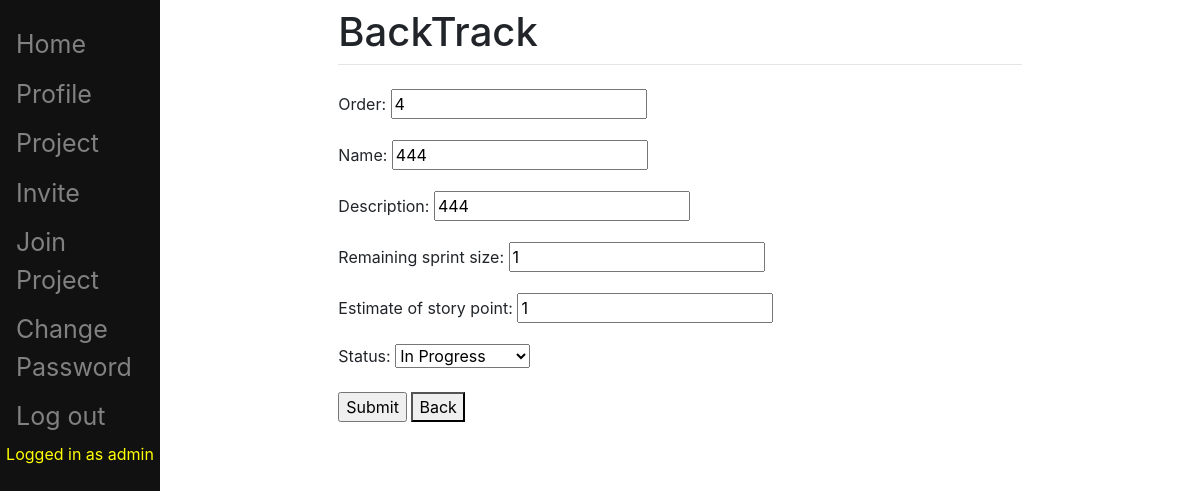
The page /pbi/updatePBI/11/ (signed in) on the database as committed earlier.
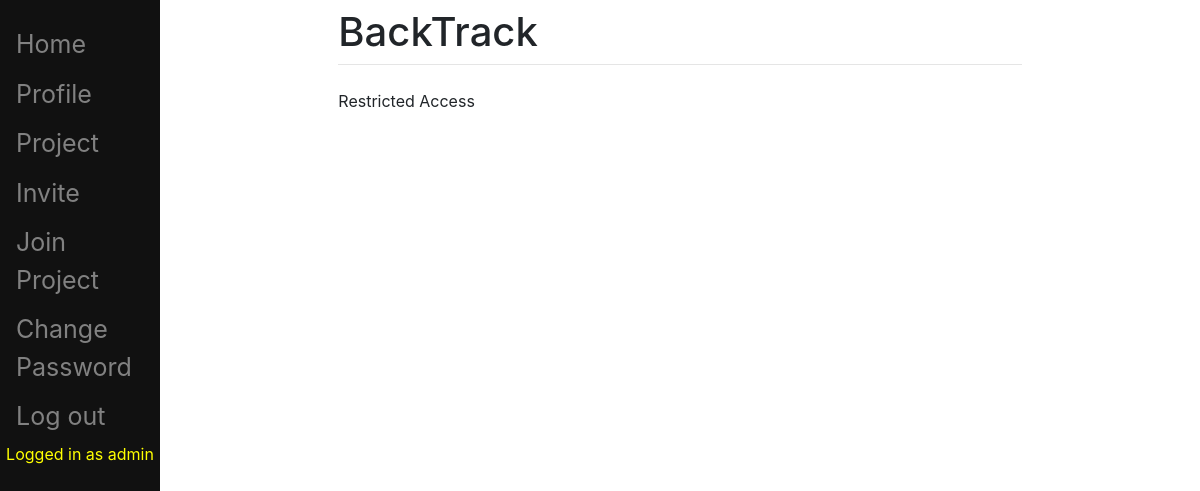
The same page on the database as committed later.
### pbi/models.py (models this page shows, shortened)
class Item(models.Model):
	STAT = (
		('Completed', 'Completed'),
		('In Progress', 'In Progress'),
		('Not yet started', 'Not yet started'),
		('Not finished', 'Not finished'),
	)
	order = models.PositiveIntegerField()
	name = models.CharField(max_length=200)
	description = models.CharField(max_length=200)
	remaining_sprint_size = models.PositiveIntegerField()
	estimate_of_story_point = models.PositiveIntegerField()
	cumulative_story_point = models.PositiveIntegerField(default=0, editable=False)
	status = models.CharField(choices=STAT, default='Not yet started', max_length=200)
	last_modified = models.DateTimeField(auto_now=True, auto_now_add=False, blank=True)
	create_at = models.DateTimeField(blank=True, default=timezone.now, editable=False)
	project = models.ForeignKey(Project, on_delete=models.CASCADE, null=True)
	sprint = models.ForeignKey(Sprint, on_delete=models.SET_NULL, blank=True, null=True)
	added = models.BooleanField(default=False, editable=False)

### pbi/views.py (the view, shortened to what this page needs)
class PbiUpdateView(LoginRequiredMixin, UpdateView):
    login_url = '/pbi/login/'
    redirect_field_name = 'redirect_to'
    model = Item
    fields = ['order', 'name', 'description', 'remaining_sprint_size', 'estimate_of_story_point', 'status']
    template_name = 'pbi_update.html'
    pk_pbiUpdate_kwargs = 'pbiUpdate_pk'
    def get_object(self,queryset=None):
        snum = int(self.kwargs.get(self.pk_pbiUpdate_kwargs,None))
        obj = get_object_or_404(Item, pk=snum)
        u = self.request.user
        personCheck = Person.objects.get(user = u)
        if obj.project != personCheck.project or personCheck.role == "Scrum Master":
            obj = None
            return obj
        return obj

### templates/pbi_update.html (shortened to what this page needs)
{% extends "main/base.html" %}
{% block content %}
{% if object != NONE %}
<!DOCTYPE html>
<html lang="en">
<body>
  <form action="" method="post">
	{{ form.as_p }}
	<input type="submit" value="Submit">
	<button onclick="window.history.back();" value="Back" type="reset">Back</button>
  </form>
</body>
</html>
{% else %}
	<p>Restricted Access</p>
{% endif %}
{% endblock %}

Rows that differ between the two databases and show on the page:
no longer on this page (row edited): Item: order "4", name "444", description "444", remaining_sprint_size "1", estimate_of_story_point "1", status "In Progress"
Other text that changed with them:
form field value: "Submit" → (not shown)
text no longer shown: "Order: Name: Description: Remaining sprint size: Estimate of story point: Status: Back"
text now shown: "Restricted Access"
